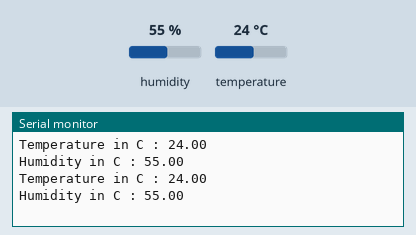
Bench run of a sketch on a simulated ESP8266 (NodeMCU). Shown: the last lines printed to the serial monitor. Inputs (shaded band) come from the test bench; at power-on: humidity 55 %, temperature 24 °C.

Above: at 1.3 s.
1.4 s: humidity set to 22 %
At 3.0 s:
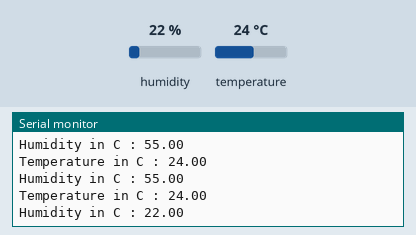
4.1 s: temperature set to 12 °C
At 5.0 s:
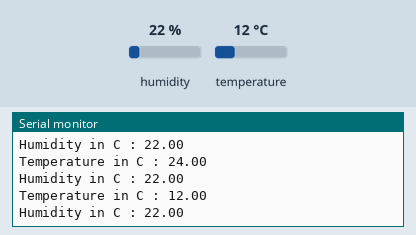
6.8 s: humidity set to 40 %
At 9.0 s:
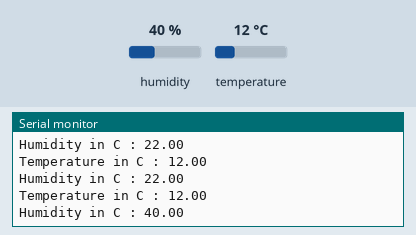
Timing chart, 0 to 10.5 s (numbered marks = the images above; inputs shaded):
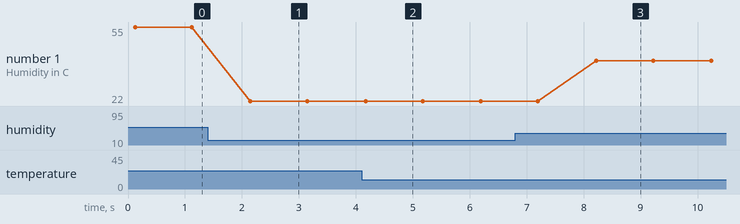

The sketch:

DHT_11_Temperature_and_Humidity_Sensor.ino
```cpp
#include "DHT.h"

const int DHTTYPE = DHT11;

// DHT Sensor
uint8_t DHTPin = D1;

// Initialize DHT sensor.
DHT dht(DHTPin, DHTTYPE);

float Temperature;
float Humidity;

void setup()
{
  Serial.begin(9600);
  delay(100);
  pinMode(DHTPin, INPUT);
  dht.begin();
}
void loop()
{
  Serial.print("Temperature in C : ");
  Serial.println((dht.readTemperature( )));
  Serial.print("Humidity in C : ");
  Serial.println((dht.readHumidity()));
  delay(1000);
}
```

Measured:
- after the input at 1.4 s, the serial monitor: prints a new line after 0.75 s (image 1)
- after the input at 4.1 s, the serial monitor: prints a new line after 0.05 s (image 2)
- after the input at 6.8 s, the serial monitor: prints a new line after 1.4 s (image 3)
- plotted number 1: 55 → 22 after the input at 1.4 s, 22 → 40 after the input at 6.8 s
